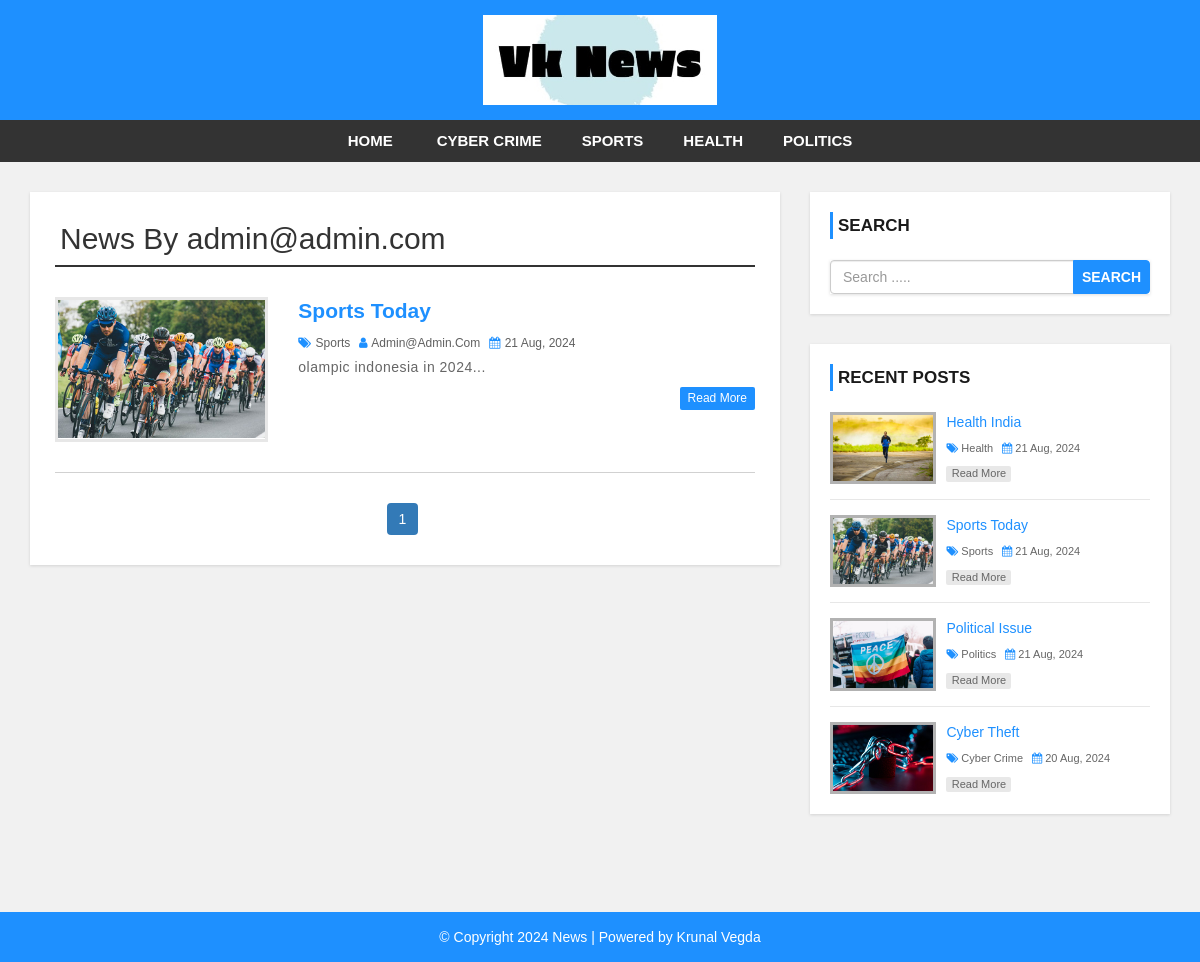
/author.php?aid=2, run on the app's committed database.
### tables this page shows
CREATE TABLE `settings` (
  `id` int(11) NOT NULL,
  `websitename` varchar(60) NOT NULL,
  `logo` varchar(50) NOT NULL,
  `footerdesc` varchar(255) NOT NULL
);

CREATE TABLE `category` (
  `category_id` int(11) NOT NULL,
  `category_name` varchar(100) NOT NULL,
  `post` int(11) NOT NULL DEFAULT 0
);

CREATE TABLE `post` (
  `post_id` int(11) NOT NULL,
  `title` varchar(100) NOT NULL,
  `description` text NOT NULL,
  `category` varchar(100) NOT NULL,
  `post_date` varchar(50) NOT NULL,
  `author` int(11) NOT NULL,
  `post_img` varchar(100) NOT NULL
);

CREATE TABLE `user` (
  `user_id` int(10) UNSIGNED NOT NULL,
  `first_name` varchar(30) NOT NULL,
  `last_name` varchar(30) NOT NULL,
  `username` varchar(30) DEFAULT NULL,
  `password` varchar(40) DEFAULT NULL,
  `role` int(11) NOT NULL
);

### config.php (called while the page is built, shortened)
<?php
$hostname = "http://localhost/news-site";
?>

### author.php (the view, shortened to what this page needs)
<?php include 'header.php'; ?>
    <div id="main-content">
      <div class="container">
        <div class="row">
            <div class="col-md-8">
              <div class="post-container">
                <?php
                include "config.php";
                if(isset($_GET['aid'])){
                  $auth_id = $_GET['aid'];
                  $sql1 = "SELECT * FROM post JOIN user
                          ON post.author = user.user_id
                          WHERE post.author = {$auth_id}";
                  $result1 = mysqli_query($conn, $sql1) or die("Query Failed.");
                  $row1 = mysqli_fetch_assoc($result1);
                ?>
                <h2 class="page-heading">News By <?php echo $row1['username']; ?></h2>
                <?php
                  $limit = 3;
                  if(isset($_GET['page'])){
                    $page = $_GET['page'];
                  }else{
                    $page = 1;
                  }
                  $offset = ($page - 1) * $limit;
                  $sql = "SELECT post.post_id, post.title, post.description,post.post_date,post.author,
                  category.category_name,user.username,post.category,post.post_img FROM post
                  LEFT JOIN category ON post.category = category.category_id
                  LEFT JOIN user ON post.author = user.user_id
                  WHERE post.author = {$auth_id}
                  ORDER BY post.post_id DESC LIMIT {$offset},{$limit}";
                  $result = mysqli_query($conn, $sql) or die("Query Failed.");
                  if(mysqli_num_rows($result) > 0){
                    while($row = mysqli_fetch_assoc($result)) {
                ?>
                  <div class="post-content">
                      <div class="row">
                          <div class="col-md-4">
                            <a class="post-img" href="single.php?id=<?php echo $row['post_id']; ?>"><img src="admin/upload/<?php echo $row['post_img']; ?>" alt=""/></a>
                          </div>
                          <div class="col-md-8">
                            <div class="inner-content clearfix">
                                <h3><a href='single.php?id=<?php echo $row['post_id']; ?>'><?php echo $row['title']; ?></a></h3>
                                <div class="post-information">
                                    <span>
                                        <i class="fa fa-tags" aria-hidden="true"></i>
                                        <a href='category.php?cid=<?php echo $row['category']; ?>'><?php echo $row['category_name']; ?></a>
                                    </span>
                                    <span>
                                        <i class="fa fa-user" aria-hidden="true"></i>
                                        <a href='author.php?aid=<?php echo $row['author']; ?>'><?php echo $row['username']; ?></a>
                                    </span>
                                    <span>
                                        <i class="fa fa-calendar" aria-hidden="true"></i>
                                        <?php echo $row['post_date']; ?>
                                    </span>
                                </div>
                                <p class="description">
                                    <?php echo substr($row['description'],0,130) . "..."; ?>
                                </p>
                                <a class='read-more pull-right' href='single.php?id=<?php echo $row['post_id']; ?>'>read more</a>
                            </div>
                          </div>
                      </div>
                  </div>
                  <?php
                    }
                  }else{
                    echo "<h2>No Record Found.</h2>";
                  }
                  if(mysqli_num_rows($result1) > 0){
                    $total_records = mysqli_num_rows($result1);
                    $total_page = ceil($total_records / $limit);
                    echo '<ul class="pagination admin-pagination">';
                    for($i = 1; $i <= $total_page; $i++){
                      if($i == $page){
                        $active = "active";
                      }else{
                        $active = "";
                      }
                      echo '<li class="'.$active.'"><a href="author.php?aid='.$auth_id .'&page='.$i.'">'.$i.'</a></li>';
                    }
                    echo '</ul>';
                  }
                }else{
                  echo "<h2>No Record Found.</h2>";
                }
                ?>
              </div>
            </div>
            <?php include 'sidebar.php'; ?>
        </div>
      </div>
    </div>
<?php include 'footer.php'; ?>

### header.php (shortened to what this page needs)
<?php
  include "config.php";
?>
<!DOCTYPE html>
<html lang="en">
<head>
    <link rel="stylesheet" href="css/bootstrap.min.css"/>
    <link rel="stylesheet" href="css/font-awesome.css">
    <link rel="stylesheet" href="css/style.css">
</head>
<body>
<div id="header">
    <div class="container">
        <div class="row">
            <div class=" col-md-offset-4 col-md-4">
              <?php
                include "config.php";
                $sql = "SELECT * FROM settings";
                $result = mysqli_query($conn, $sql) or die("Query Failed.");
                if(mysqli_num_rows($result) > 0){
                  while($row = mysqli_fetch_assoc($result)) {
                    if($row['logo'] == ""){
                      echo '<a href="index.php"><h1>'.$row['websitename'].'</h1></a>';
                    }else{
                      echo '<a href="index.php" id="logo"><img src="admin/images/'. $row['logo'] .'"></a>';
                    }
                  }
                }
                ?>
            </div>
        </div>
    </div>
</div>
<div id="menu-bar">
    <div class="container">
        <div class="row">
            <div class="col-md-12">
              <?php
                include "config.php";
                $sql = "SELECT * FROM category WHERE post > 0";
                $result = mysqli_query($conn, $sql) or die("Query Failed. : Category");
                if(mysqli_num_rows($result) > 0){
                  $active = "";
              ?>
                <ul class='menu'>
                  <li><a href='<?php echo $hostname; ?>'>Home</a></li>
                  <?php while($row = mysqli_fetch_assoc($result)) {
                    echo "<li><a class='{$active}' href='category.php?cid={$row['category_id']}'>{$row['category_name']}</a></li>";
                  } ?>
                </ul>
                <?php } ?>
            </div>
        </div>
    </div>
</div>

### sidebar.php
<div id="sidebar" class="col-md-4">
    <div class="search-box-container">
        <h4>Search</h4>
        <form class="search-post" action="search.php" method ="GET">
            <div class="input-group">
                <input type="text" name="search" class="form-control" placeholder="Search .....">
                <span class="input-group-btn">
                    <button type="submit" class="btn btn-danger">Search</button>
                </span>
            </div>
        </form>
    </div>
    <div class="recent-post-container">
        <h4>Recent Posts</h4>
        <?php
        include "config.php";
        $limit = 4;
        $sql = "SELECT post.post_id, post.title, post.post_date,
        category.category_name,post.category,post.post_img FROM post
        LEFT JOIN category ON post.category = category.category_id
        ORDER BY post.post_id DESC LIMIT {$limit}";
        $result = mysqli_query($conn, $sql) or die("Query Failed. : Recent Post");
        if(mysqli_num_rows($result) > 0){
          while($row = mysqli_fetch_assoc($result)) {
      ?>
        <div class="recent-post">
            <a class="post-img" href="single.php?id=<?php echo $row['post_id']; ?>">
                <img src="admin/upload/<?php echo $row['post_img']; ?>" alt=""/>
            </a>
            <div class="post-content">
                <h5><a href="single.php?id=<?php echo $row['post_id']; ?>"><?php echo $row['title']; ?></a></h5>
                <span>
                    <i class="fa fa-tags" aria-hidden="true"></i>
                    <a href='category.php?cid=<?php echo $row['category']; ?>'><?php echo $row['category_name']; ?></a>
                </span>
                <span>
                    <i class="fa fa-calendar" aria-hidden="true"></i>
                    <?php echo $row['post_date']; ?>
                </span>
                <a class="read-more" href="single.php?id=<?php echo $row['post_id']; ?>">read more</a>
            </div>
        </div>
    <?php
      }
    }
    ?>
    </div>
</div>

### footer.php
<div id ="footer">
    <div class="container">
        <div class="row">
            <div class="col-md-12">
              <?php
                include "config.php";
                $sql = "SELECT * FROM settings";
                $result = mysqli_query($conn, $sql) or die("Query Failed.");
                if(mysqli_num_rows($result) > 0){
                  while($row = mysqli_fetch_assoc($result)) {
              ?>
                <span><?php echo $row['footerdesc']; ?></span>
              <?php
                }
              }
              ?>
            </div>
        </div>
    </div>
</div>
</body>
</html>

### css/style.css (style rules this page uses)
body { background: #f1f1f1; font-family: sans-serif,arial,Helvetica; }
a, a:hover, a:focus { text-decoration: none; outline: none; }
ul { margin:0; padding:0; list-style:none; }
h2.page-heading { margin: 5px 0 30px; padding: 0 5px 10px; border-bottom: 2px solid #333; }
form { background: #fff; padding: 25px; box-shadow:0 1px 3px rgba(0, 0, 0, 0.13); }
#header { background: #1e90ff; text-align: center; padding: 15px; }
#logo { display: inline-block; width: 65%; }
#logo img { width: 100%; }
#menu-bar { background: #333; text-align: center; }
#menu-bar .menu > li { display: inline-block; }
.menu > li > a { padding: 10px 20px; display: block; text-transform: uppercase; color: #fff; font-size: 15px; font-weight:600; transition:all 0.5s ease 0s; }
#main-content { padding: 30px 0; min-height: 750px; }
#main-content .post-container { background-color: #fff; padding: 25px; box-shadow: 0 1px 3px rgba(0, 0, 0, 0.13); }
#main-content .post-content { border-bottom: 1px solid #d1d1d1; padding: 0 0 30px; margin-bottom:30px; }
#main-content .post-content img { width: 100%; }
#main-content .post-content .post-img { border: 3px solid #e7e7e7; display: block; height: 145px; overflow: hidden; transition: border .3s; }
#main-content .post-content h3 { font-size: 21px; line-height: 28px; font-weight: 600; margin: 0 0 7px; }
#main-content .post-content h3 a { color: #1e90ff; transition:all 0.3s; }
#main-content .post-content .post-information span { color: #606060; font-size: 12px; text-transform: capitalize; margin: 0 5px 5px 0; display: inline-block; }
#main-content .post-content .post-information i { color: #1e90ff; margin-right: 1px; }
#main-content .post-content .post-information a { color: #606060; text-decoration: none; }
#main-content .post-content p, #main-content .single-post p { color: #666; font-size: 14px; letter-spacing: 0.5px; margin:0 0 10px; }
#main-content .post-content a.read-more { color: #fff; background-color: #1E90FF; font-size: 12px; text-transform: capitalize; padding: 3px 8px; border-radius: 2px; transition: all 0.3s; }
.pagination { display: block; text-align: center; margin: 0; }
.pagination li { display:inline-block; margin: 0 5px 0 0; }
.pagination li a { border: none; background: #1e90ff; color: #fff; }
i.fa { color:#222; }
#sidebar h4 { color: #1A1A1A; font-size: 17px; line-height: 27px; font-weight:600; text-transform: uppercase; padding: 0 0 0 5px; margin: 0 0 21px; border-left: 3px solid #1e90ff; }
#sidebar .search-box-container { background-color: #fff; padding: 20px; margin: 0 0 30px; box-shadow: 0 1px 3px rgba(0, 0, 0, 0.13); }
#sidebar .search-post { padding: 0; }
#sidebar .search-post input { color: #606060; }
#sidebar .search-post .btn { font-weight: 600; text-transform: uppercase; padding: 6px 8px; background-color: #1E90FF; border-color: #1E90FF; outline: none; }
#sidebar .recent-post-container { padding: 20px; background: #fff; box-shadow: 0 1px 3px rgba(0, 0, 0, 0.13); }
#sidebar .recent-post { border-bottom: 1px solid #e7e7e7; padding: 0 0 15px; margin: 0 0 15px; }
#sidebar .recent-post:last-child { margin: 0; padding: 0; border: none; }
#sidebar .recent-post .post-img { display: inline-block; width: 33%; border: 3px solid rgba(0,0,0,0.3); vertical-align: top; transition: border .3s; }
#sidebar .recent-post .post-img img { width: 100%; }
#sidebar .recent-post .post-content { width: 65%; display: inline-block; border: none; padding: 0 0 0 7px; margin: 0; }
#sidebar .recent-post h5 { font-size: 14px; line-height: 20px; margin: 0 0 5px; }
#sidebar .recent-post h5 a { color: #1E90FF; }
#sidebar .recent-post span { color: #666; font-size: 11px; display: inline-block; margin: 0 5px 10px 0; }
#sidebar .recent-post span a { color: #666; }
#sidebar .recent-post span i { color: #1E90FF; }
#sidebar .recent-post a.read-more { color: #666; background-color: rgba(0,0,0,0.09); width: 65px; font-size: 11px; text-align: center; padding: 0; display: block; transition: all 0.3s; }
#footer { color: #fff; padding:15px 0; text-align:center; background-color:#1e90ff; }

### data on the page
settings: logo (picture), footerdesc "© Copyright 2024 News | Powered by Krunal Vegda"
category: category_name "CYBER CRIME"
category: category_name "SPORTS"
category: category_name "HEALTH"
category: category_name "POLITICS"
post: user.username "admin@admin.com", post_img (picture), title "Sports Today", category.category_name "Sports", user.username "Admin@admin.com", post_date "21 Aug, 2024", description "olampic indonesia in 2024"
post: post_img (picture), title "Health India", category.category_name "Health", post_date "21 Aug, 2024"
post: post_img (picture), title "Political Issue", category.category_name "Politics", post_date "21 Aug, 2024"
post: post_img (picture), title "Cyber Theft", category.category_name "Cyber Crime", post_date "20 Aug, 2024"
